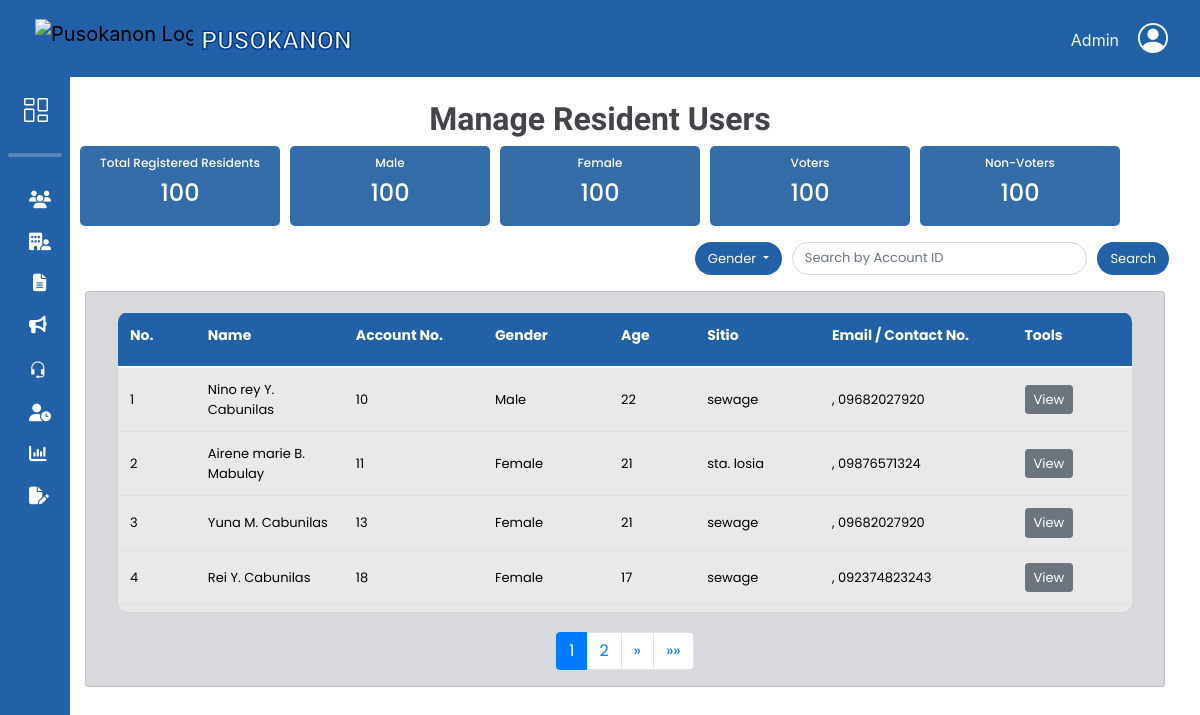
Screenshot of /adminbejo/Manage-Users.php with the database file from the repository.
### tables this page shows
CREATE TABLE `resident_users` (
  `res_ID` int(11) NOT NULL,
  `res_fname` varchar(50) NOT NULL,
  `res_lname` varchar(50) NOT NULL,
  `res_midname` varchar(50) NOT NULL,
  `res_suffix` varchar(10) DEFAULT NULL,
  `gender` varchar(10) NOT NULL,
  `birth_date` date NOT NULL,
  `civil_status` varchar(20) NOT NULL,
  `citizenship` varchar(30) NOT NULL,
  `place_birth` varchar(100) NOT NULL,
  `contact_no` varchar(13) NOT NULL,
  `res_email` varchar(100) NOT NULL,
  `addr_sitio` varchar(50) NOT NULL,
  `addr_purok` varchar(50) NOT NULL,
  `res_password` varchar(100) NOT NULL,
  `profile_picture` varchar(200) DEFAULT NULL,
  `registered_voter` varchar(15) NOT NULL,
  `userRole_id` int(11) NOT NULL,
  `reset_token_hash` varchar(64) DEFAULT NULL,
  `reset_token_expires_at` datetime DEFAULT NULL
);

### db/DBconn.php (called while the page is built, shortened)
<?php
	function fetchTotalResidents($pdo) {
	$sql = "SELECT COUNT(*) FROM resident_users";
	$stmt = $pdo->prepare($sql);
	$stmt->execute();
	return $stmt->fetchColumn();
	}
	function fetchResident($pdo, $limit, $offset) {
		$sql = "SELECT * FROM resident_users LIMIT :limit OFFSET :offset";
		$stmt = $pdo->prepare($sql);
		$stmt->bindParam(':limit', $limit, PDO::PARAM_INT);
		$stmt->bindParam(':offset', $offset, PDO::PARAM_INT);
		$stmt->execute();
		return $stmt->fetchAll();
	}
?>

### adminbejo/Manage-Users.php (the view, shortened to what this page needs)
<?php
include 'headerAdmin.php';
include '../db/DBconn.php';
$records_per_page = 5;
$current_page = isset($_GET['page']) ? (int)$_GET['page'] : 1;
$offset = ($current_page - 1) * $records_per_page;
$total_records = fetchTotalResidents($pdo);
$total_pages = ceil($total_records / $records_per_page);
$users = fetchResident($pdo, $records_per_page, $offset);
?>
<link rel="stylesheet" href="css/Manage-Users.css">
<div class="container-fluid">
    <div class="row">
        <div class="col-12 d-flex justify-content-center text-center">
            <h1 class="mu-title">Manage Resident Users</h1>
        </div>
    </div>
    <div class="row d-flex justify-content-center" style="gap: 10px;">
        <div class="mudash col-10 col-md-2">
            <h3 class="mu-data1">Total Registered Residents</h3>
            <h4 class="mu-data2">100</h4>
        </div>
        <div class="mudash col-5 col-md-2">
            <h3 class="mu-data1">Male</h3>
            <h4 class="mu-data2">100</h4>
        </div>
        <div class="mudash col-5 col-md-2">
            <h3 class="mu-data1">Female</h3>
            <h4 class="mu-data2">100</h4>
        </div>
        <div class="mudash col-5 col-md-2">
            <h3 class="mu-data1">Voters</h3>
            <h4 class="mu-data2">100</h4>
        </div>
        <div class="mudash col-5 col-md-2">
            <h3 class="mu-data1">Non-Voters</h3>
            <h4 class="mu-data2">100</h4>
        </div>
    </div>
    <div class="mu-ds row d-flex justify-content-end">
        <div class="cont col-12 col-md-5 d-flex justify-content-center align-items-center">
            <a class="btn dropdown-toggle" role="button" id="dropdownMenuLink" data-toggle="dropdown" aria-haspopup="true" aria-expanded="false">
                Gender
            </a>
            <input class="form-control" type="number" placeholder="Search by Account ID" aria-label="Search">
            <button class="btn my-2 my-sm-0" type="submit">Search</button>
        </div>
    </div>
    <div class="row d-flex justify-content-center">
        <div class="card">
            <div class="card-body">
                <div class="table-responsive">
                    <table class="table text-center">
                        <thead>
                            <tr>
                                <th>No.</th>
                                <th>Name</th>
                                <th>Account No.</th>
                                <th>Gender</th>
                                <th>Age</th>
                                <th>Sitio</th>
                                <th>Email / Contact No.</th>
                                <th>Tools</th>
                            </tr>
                        </thead>
                        <tbody>
                            <?php if (empty($users)): ?>
                                <tr><td colspan="8">No user registered</td></tr>
                            <?php else: ?>
                                <?php foreach ($users as $index => $user): ?>
                                    <tr>
                                        <?php
                                            $decryptedEmail = decryptData($user['res_email']);
                                        ?>
                                        <td><?= htmlspecialchars($offset + $index + 1) ?></td>
                                        <td><?= htmlspecialchars(ucfirst($user['res_fname']) . ' ' . ucfirst(substr($user['res_midname'], 0, 1)) . '. ' . ucfirst($user['res_lname'])) ?></td>
                                        <td><?= htmlspecialchars($user['res_ID']) ?></td>
                                        <td><?= htmlspecialchars($user['gender']) ?></td>
                                        <?php
                                            $birthdate = new DateTime($user['birth_date']);
                                            $currentDate = new DateTime();
                                            $age = $currentDate->diff($birthdate)->y;
                                        ?>
                                        <td><?= htmlspecialchars($age) ?></td>
                                        <td><?= htmlspecialchars($user['addr_sitio']) ?></td>
                                        <td><?= htmlspecialchars($decryptedEmail) ?>, <?= htmlspecialchars($user['contact_no']) ?></td>
                                        <td class="tools">
                                            <div class="btn btn-secondary btn-sm">View</div>
                                        </td>
                                    </tr>
                                <?php endforeach; ?>
                            <?php endif; ?>
                        </tbody>
                    </table>
                </div>
            </div>
            <nav aria-label="Page navigation">
                    <ul class="pagination justify-content-center">
                        <?php for ($i = 1; $i <= $total_pages; $i++): ?>
                            <li class="page-item <?= ($i == $current_page) ? 'active' : '' ?>">
                                <a class="page-link" href="?page=<?= $i ?>"><?= $i ?></a>
                            </li>
                        <?php endfor; ?>
                        <?php if ($current_page < $total_pages): ?>
                            <li class="page-item">
                                <a class="page-link" href="?page=<?= $current_page + 1 ?>" aria-label="Next">
                                    <span aria-hidden="true">&raquo;</span>
                                </a>
                            </li>
                            <li class="page-item">
                                <a class="page-link" href="?page=<?= $total_pages ?>" aria-label="Last">
                                    <span aria-hidden="true">&raquo;&raquo;</span>
                                </a>
                            </li>
                        <?php endif; ?>
                    </ul>
                </nav>
        </div>
    </div>
</div>
<?php include 'footerAdmin.php'; ?>

### adminbejo/css/headerADstyle.css (style rules this page uses)
body { height: 100%; margin-top: 77px; }
a { text-decoration: none; }
li { list-style: none; }
h1 { font-weight: 600; font-size: 1rem; }

### adminbejo/css/Manage-Users.css (style rules this page uses)
.container-fluid { margin-top: 23px; }
.mu-ds { margin: 1rem; }
.mu-title { font-family: 'Titan One', cursive; font-size: 2rem; color: #434349; }
.dropdown-toggle, .dropdown-item, .btn, .form-control { font-size: 13px; }
.mudash { font-size: 1rem; background-color: #346BA9; color: #ffffff; text-align: center; padding: 10px; border-radius: 5px; }
.mu-data1 { font-size: 12px; }
.mu-data2 { font-size: 24px; }
.col-12 { gap: 10px; padding-left: 0px; padding-right: 0px; }
.col-12 .btn { background-color: #2260A7 !important; color: white; border-radius: 50px; }
.col-12 .form-control { border-radius: 50px; }
.table tr th { font-size: 14px; width: 20px; background-color: #2260A7; color: white; }
.table tr td { font-size: 13px; background-color: #E9E9E9; }
.card { margin-left: 50px; width: 90vw; background-color: #D7D9DC; }
.table-responsive { border-radius: 10px; overflow-x: auto; max-height: 300px; overflow-y:scroll; }
.table-responsive th, .table-responsive td { font-size: 16px; text-align: left; vertical-align: middle; }
.table-responsive th { border-bottom: 1px solid blue; position: sticky; top: 0; background-color: #2260A7; padding-bottom: 20px; color: white; }

### rows the page displays
resident_users: index "1", res_fname+res_midname+res_lname "Nino rey Y. Cabunilas", res_ID "10", gender "Male", addr_sitio "sewage", contact_no "09682027920"
resident_users: index "2", res_fname+res_midname+res_lname "Airene marie B. Mabulay", res_ID "11", gender "Female", addr_sitio "sta. losia", contact_no "09876571324"
resident_users: index "3", res_fname+res_midname+res_lname "Yuna M. Cabunilas", res_ID "13", gender "Female", addr_sitio "sewage", contact_no "09682027920"
resident_users: index "4", res_fname+res_midname+res_lname "Rei Y. Cabunilas", res_ID "18", gender "Female", addr_sitio "sewage", contact_no "092374823243"
